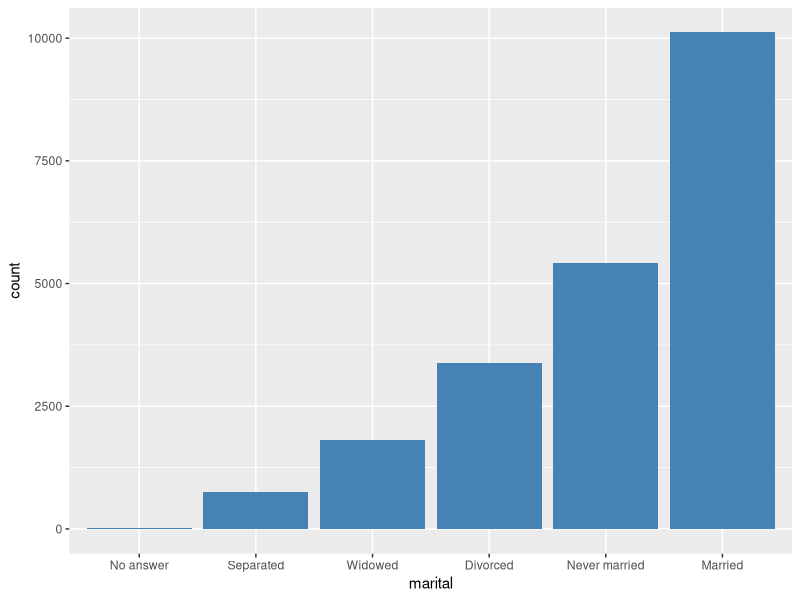
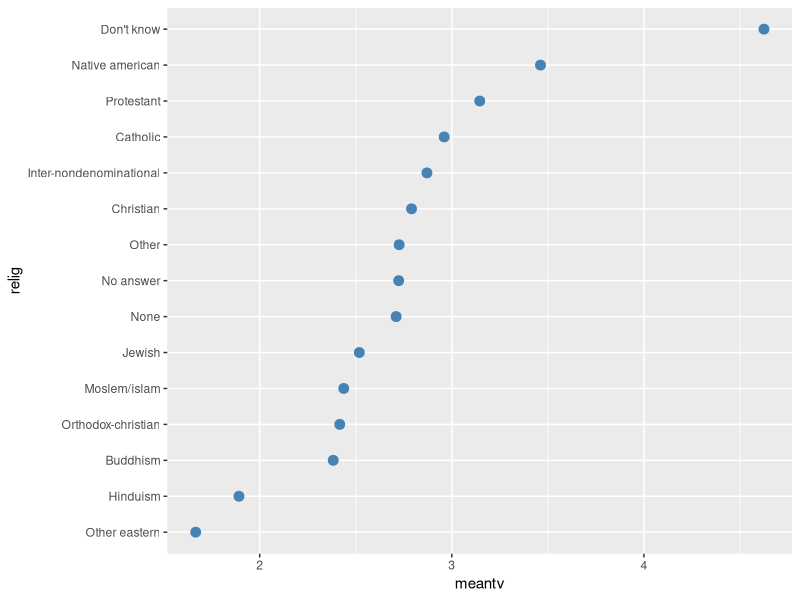

Here is the R script that generated these plots, in order:
library(tidyverse)

levels(gss_cat$race)


#levels at out prefreed order
gss_cat %>% 
  select(race) %>%
  mutate(race=fct_drop(race)) %>% #not applicable is gone 
  mutate(race=fct_relevel(race, c("White","Black", "Other"))) %>% #here first parameter is the 
                                                                  #variable name, and 2 parameter is level name
  table




#levels are sorting according to value. 
gss_cat %>% 
  mutate(marital=fct_infreq(marital)) %>% #sort according to value
  mutate(marital=fct_rev(marital)) %>% 
  ggplot(aes(marital))+
  geom_bar(fill="steelblue")




#levels are sorting according to value. 
gss_cat %>% 
  group_by(relig) %>% 
  summarise(meantv=mean(tvhours,na.rm=T)) %>%  
  mutate(relig=fct_reorder(relig,meantv)) %>% #first parameter is variable name and 2nd parameter is the by the value of sorting
  ggplot(aes(meantv,relig))+
  geom_point(size=3,color="steelblue")



#other functions 

#fct_recode 
#fct_reorder
#fct_collapse